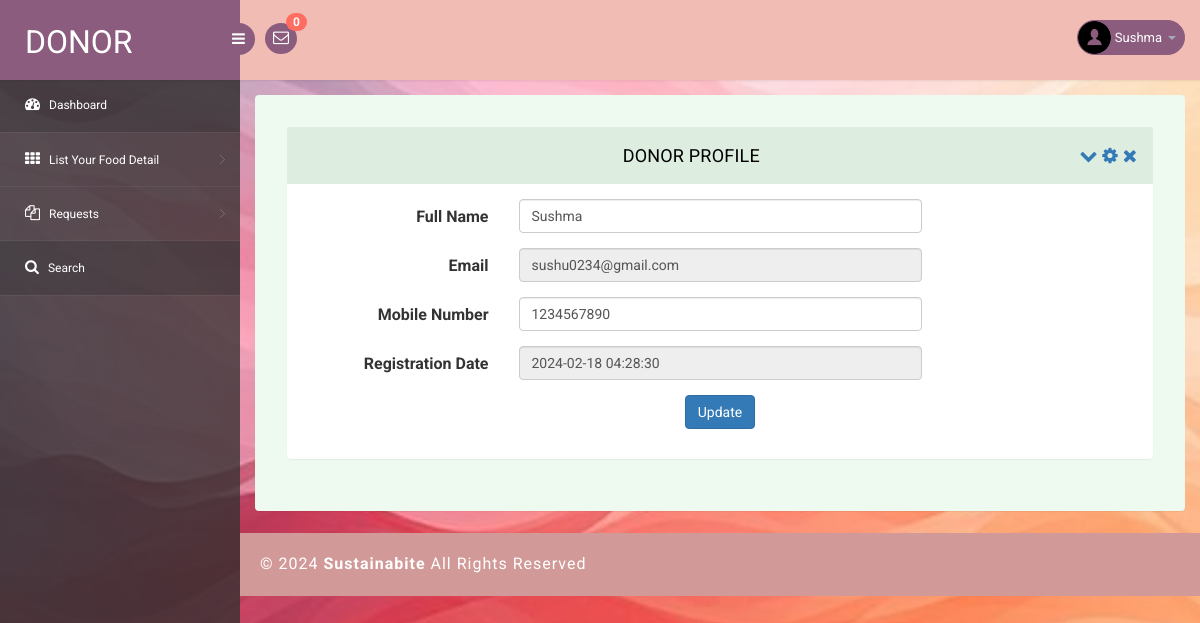
The app's page /donor/donor-profile.php (signed in) with its own data.
### tables this page shows
CREATE TABLE `tbldonor` (
  `ID` int(10) NOT NULL,
  `FullName` varchar(200) DEFAULT NULL,
  `Email` varchar(200) DEFAULT NULL,
  `MobileNumber` bigint(10) DEFAULT NULL,
  `Password` varchar(120) DEFAULT NULL,
  `RegDate` timestamp NULL DEFAULT current_timestamp()
);

### donor/donor-profile.php (the view, shortened to what this page needs)
<?php
include('includes/dbconnection.php');
if (strlen($_SESSION['pgasoid']==0)) {
  header('location:logout.php');
  } else{
  ?>
<!DOCTYPE html>
<head>
<link rel="stylesheet" href="css/bootstrap.min.css" >
<link href="css/style.css" rel='stylesheet' type='text/css' />
<link href="css/style-responsive.css" rel="stylesheet"/>
<link rel="stylesheet" href="css/font.css" type="text/css"/>
<link href="css/font-awesome.css" rel="stylesheet">
</head>
<body>
<section id="container">
<?php include_once('includes/header.php');?>
<?php include_once('includes/sidebar.php');?>
<section id="main-content">
	<section class="wrapper">
		<div class="form-w3layouts">
            <div class="row">
                <div class="col-lg-12">
                    <section class="panel">
                        <header class="panel-heading">
                            Donor Profile
                            <span class="tools pull-right">
                                <a class="fa fa-chevron-down" href="javascript:;"></a>
                                <a class="fa fa-cog" href="javascript:;"></a>
                                <a class="fa fa-times" href="javascript:;"></a>
                             </span>
                        </header>
                        <div class="panel-body">
                            <div class="form">
   <?php
 $donorid=$_SESSION['pgasoid'];
$ret=mysqli_query($con,"select * from tbldonor where ID='$donorid'");
while ($row=mysqli_fetch_array($ret)) {
?>
                                <form class="cmxform form-horizontal " method="post" action="">
                                    <div class="form-group ">
                                        <label for="adminname" class="control-label col-lg-3">Full Name</label>
                                        <div class="col-lg-6">
                                            <input class=" form-control" id="fullname" name="fullname" type="text" value="<?php  echo $row['FullName'];?>" required="true">
                                        </div>
                                    </div>
                                    <div class="form-group ">
                                        <label for="email" class="control-label col-lg-3">Email</label>
                                        <div class="col-lg-6">
                                            <input class="form-control " id="email" name="email" type="email" value="<?php  echo $row['Email'];?>" readonly="true">
                                        </div>
                                    </div>
                                    <div class="form-group ">
                                        <label for="username" class="control-label col-lg-3">Mobile Number</label>
                                        <div class="col-lg-6">
                                            <input class="form-control " id="contactnumber" name="contactnumber" type="text" value="<?php  echo $row['MobileNumber'];?>" required="true">
                                        </div>
                                    </div>
                                    <div class="form-group ">
                                        <label for="username" class="control-label col-lg-3">Registration Date</label>
                                        <div class="col-lg-6">
                                            <input class="form-control " id="regDate" name="regdate" type="text" value="<?php  echo $row['RegDate'];?>" readonly="true">
                                        </div>
                                    </div>
                                    <?php } ?>
                                    <div class="form-group">
                                        <div class="col-lg-offset-3 col-lg-6">
                                          <p style="text-align: center;"> <button class="btn btn-primary" type="submit" name="submit">Update</button></p>
                                        </div>
                                    </div>
                                </form>
                            </div>
                        </div>
                    </section>
                </div>
            </div>
        </div>
</section>
		  <?php include_once('includes/footer.php');?>
</section>
</section>
</body>
</html>
<?php }  ?>

### donor/includes/header.php (shortened to what this page needs)
<header class="header fixed-top clearfix">
<div class="brand">
    <a href="dashboard.php" class="logo">
        Donor
    </a>
    <div class="sidebar-toggle-box">
        <div class="fa fa-bars"></div>
    </div>
</div>
<div class="nav notify-row" id="top_menu">
    <ul class="nav top-menu">
                <?php
        $did=$_SESSION['pgasoid'];
$ret1=mysqli_query($con,"select tblfoodrequests.id,fullName,requestNumber from tblfoodrequests
 join tblfood  on tblfood.ID=tblfoodrequests.foodId
 where tblfood.DonorID='$did' and (tblfoodrequests.status is null || tblfoodrequests.status='')");
$num=mysqli_num_rows($ret1);
?>
        <li id="header_inbox_bar" class="dropdown">
            <a data-toggle="dropdown" class="dropdown-toggle" href="#">
                <i class="fa fa-envelope-o"></i>
                <span class="badge bg-important"><?php echo $num;?></span>
            </a>
        </li>
    </ul>
</div>
<div class="top-nav clearfix">
    <ul class="nav pull-right top-menu">
        <li class="dropdown">
            <a data-toggle="dropdown" class="dropdown-toggle" href="#">
                <?php
$donorid=$_SESSION['pgasoid'];
$ret=mysqli_query($con,"select FullName from  tbldonor where ID='$donorid'");
$row=mysqli_fetch_array($ret);
$name=$row['FullName'];
?>
                <img alt="" src="images/2.png">
                <span class="username"><?php echo $name; ?></span>
                <b class="caret"></b>
            </a>
        </li>
    </ul>
</div>
</header>

### donor/css/style.css (style rules this page uses)
ul, ol { margin: 0; }
p { margin: 0; }
html, body { font-family: 'Roboto', sans-serif; font-size: 100%; overflow-x: hidden; background: url(../images/bg.jpg) no-repeat 0px 0px; background-size:cover; width:100%; height:100%; }
body a { transition: 0.5s all ease; -webkit-transition: 0.5s all ease; -moz-transition: 0.5s all ease; -o-transition: 0.5s all ease; -ms-transition: 0.5s all ease; text-decoration:none; }
p { margin:0; }
ul,label { margin:0; padding:0; }
#main-content { margin-left:240px; -webkit-transition:all .3s ease-in-out; -moz-transition:all .3s ease-in-out; -o-transition:all .3s ease-in-out; transition:all .3s ease-in-out; }
.header { left:0; right:0; z-index:1002; background:rgb(240, 188, 180); -webkit-transition:all .3s ease-in-out; -moz-transition:all .3s ease-in-out; -o-transition:all .3s ease-in-out; transition:all .3s ease-in-out; }
.fixed-top { position:fixed; box-shadow:1px 0 3px rgba(0,0,0,.15); }
.wrapper { display:inline-block; margin-top:80px; padding:15px; width:100%; }
.brand { background:#8b5c7e; float:left; width:240px; height:80px; position:relative; }
a.logo { font-size:32px; color:#fff; float:left; margin:20px 0 0 25px; text-transform:uppercase; }
#top_menu .nav>li,ul.top-menu>li { float:left; }
.notify-row { float:left; margin-top:23px; margin-left:25px; }
ul.top-menu { margin-right:15px; margin-top: 0; }
ul.top-menu > li > a { color: #fff; font-size: 16px; background: #8b5c7e; padding: 4px 8px; margin-right: 15px; border-radius: 50%; -webkit-border-radius: 50%; padding-right: 8px !important; }
.notify-row .badge { position:absolute; right:-10px; top:-10px; z-index:100; }
.top-nav { margin-top:20px; }
.top-nav img { border-radius:50%; -webkit-border-radius:50%; width:33px; }
.top-nav .username { font-size:13px; color:#fff; }
.top-nav ul.top-menu>li>a { border-radius: 100px; -webkit-border-radius: 100px; padding: 0px; background: none; margin-right: 0; border: 1px solid #8b5c7e; background: #8b5c7e; }
.top-nav ul.top-menu>li { margin-left:10px; }
.top-nav .nav .caret { border-bottom-color:#A4AABA; border-top-color:#A4AABA; }
.sidebar-toggle-box { float:left; margin-top:23px; margin-left:-15px; background:#8b5c7e; border-radius:50%; -webkit-border-radius:50%; width:32px; height:32px; position:absolute; right:-15px; }
.sidebar-toggle-box .fa-bars { cursor:pointer; display:inline-block; font-size:15px; padding:8px 8px 8px 9px; color:#fff; }
.panel-heading { position: relative; height: 57px; line-height: 57px; letter-spacing: 0.2px; color: #000; font-size: 18px; font-weight: 400; padding: 0 16px; background:#ddede0; border-top-right-radius: 2px; border-top-left-radius: 2px; text-transform: uppercase; text-align: center; }
.panel { border: none ! important; }
.form-w3layouts { background: #eef9f0; padding: 2em; border-radius: 4px; -webkit-box-shadow: 0 1px 1px rgba(0,0,0,.05); box-shadow: 0 1px 1px rgba(0,0,0,.05); }
.badge.bg-important { background: #ff6c60; }

### records on screen
tbldonor: FullName "Sushma", fullname "Sushma", email "sushu0234@gmail.com", contactnumber "1234567890", regdate "2024-02-18 04:28:30"

### other values on screen
$num "0"
